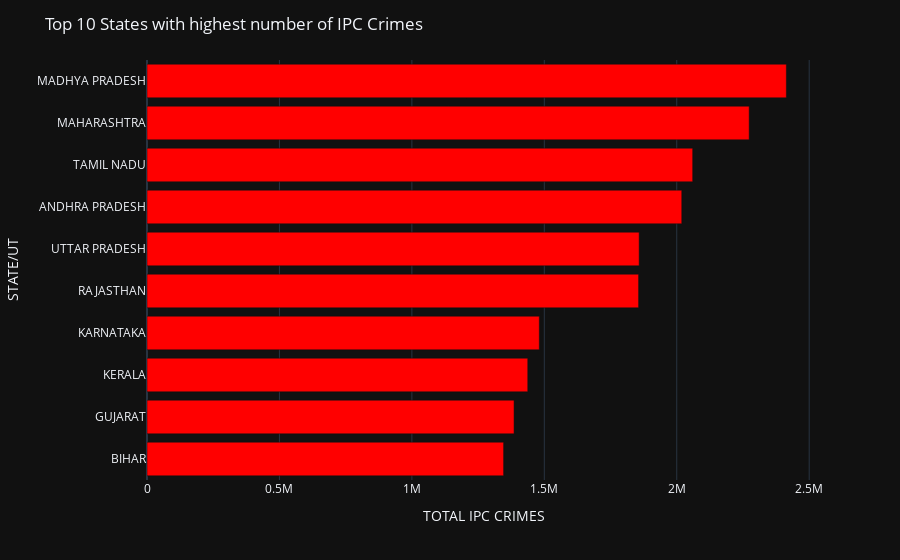

The code cell stored with this chart in its notebook:
### Code cell
fig = px.bar(data_frame=total_crime_sorted,
             x="TOTAL IPC CRIMES",
             y="STATE/UT",
             orientation='h',
             color_discrete_sequence=["red"])
fig.update_layout(yaxis=dict(autorange="reversed"))
fig.update_layout(
    title="Top 10 States with highest number of IPC Crimes")
fig.layout.template = "plotly_dark"
fig.show()

### Figure 1 — Plotly figure (JSON) as saved in the notebook; plotly's stock layout.template omitted (floating-point values rounded to 4 significant figures)
{"data": [{"alignmentgroup": "True", "hovertemplate": "TOTAL IPC CRIMES=%{x}<br>STATE/UT=%{y}<extra></extra>", "legendgroup": "", "marker": {"color": "red", "pattern": {"shape": ""}}, "name": "", "offsetgroup": "", "orientation": "h", "showlegend": false, "textposition": "auto", "type": "bar", "x": [2413770, 2273436, 2060176, 2018981, 1858074, 1855916, 1481063, 1437459, 1385775, 1346293], "xaxis": "x", "y": ["MADHYA PRADESH", "MAHARASHTRA", "TAMIL NADU", "ANDHRA PRADESH", "UTTAR PRADESH", "RAJASTHAN", "KARNATAKA", "KERALA", "GUJARAT", "BIHAR"], "yaxis": "y"}], "layout": {"barmode": "relative", "legend": {"tracegroupgap": 0}, "margin": {"t": 60}, "title": {"text": "Top 10 States with highest number of IPC Crimes"}, "xaxis": {"anchor": "y", "domain": [0, 1], "title": {"text": "TOTAL IPC CRIMES"}}, "yaxis": {"anchor": "x", "autorange": "reversed", "domain": [0, 1], "title": {"text": "STATE/UT"}}}}
